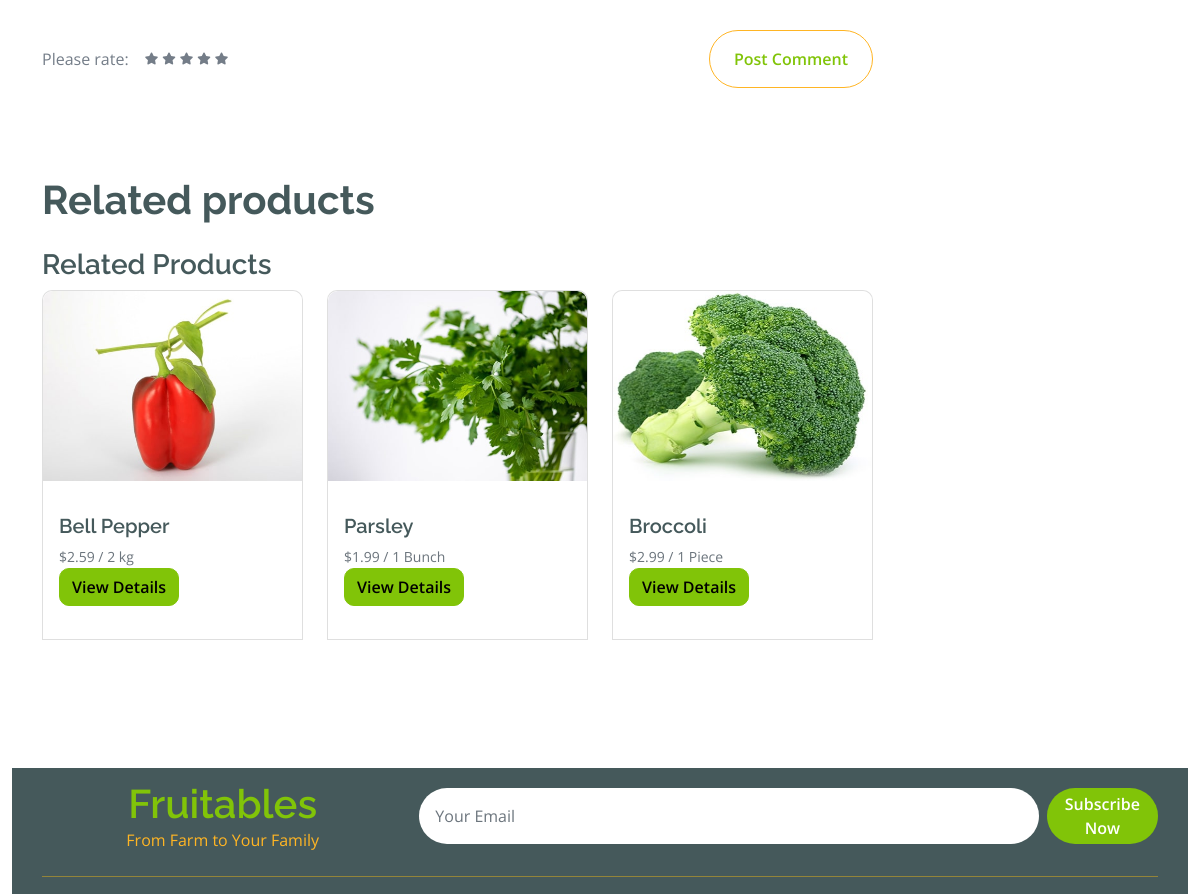
Page /product/9 (middle part) on the earlier database version.
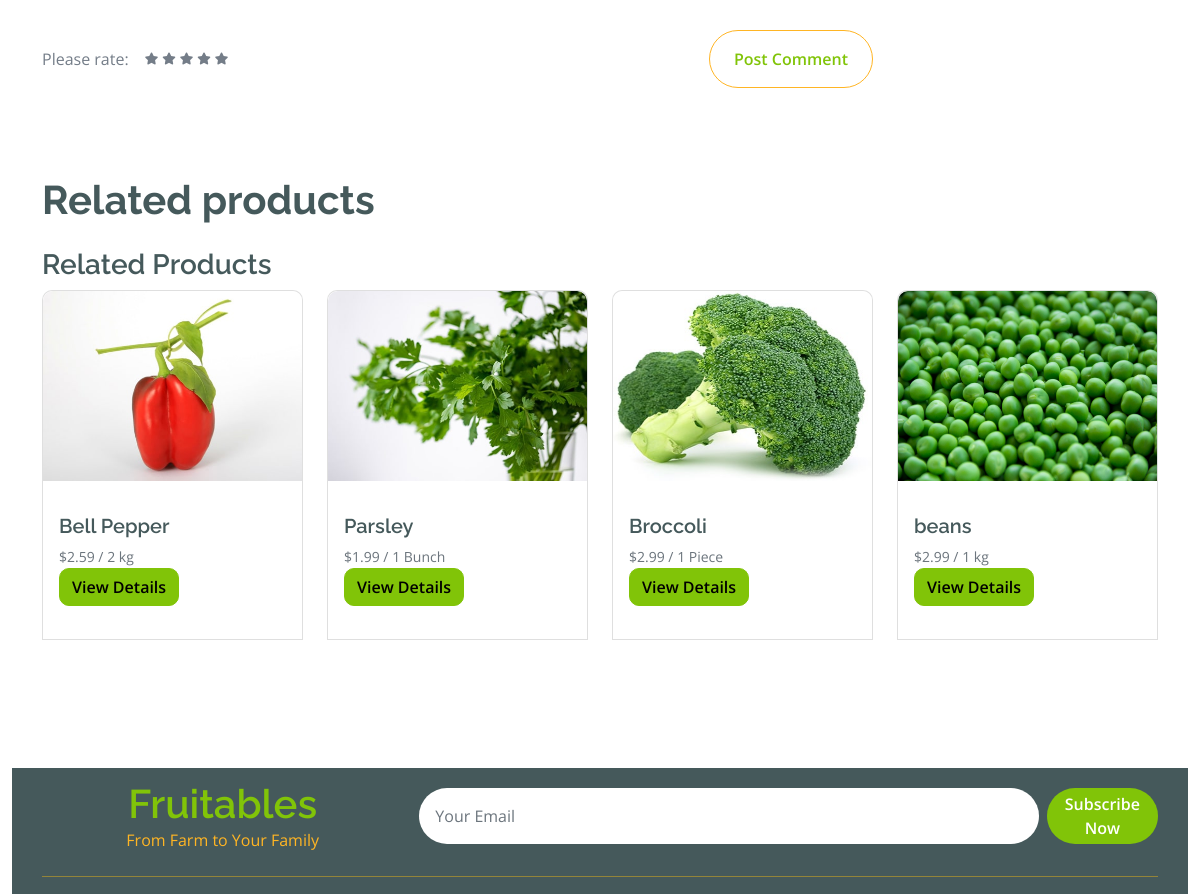
Same page on the later database version.
### myapp/models.py (models this page shows, shortened)
class Products(models.Model):
    product_id = models.AutoField(primary_key=True)
    name = models.CharField(max_length=255)
    image = models.ImageField(upload_to='products/images/')
    description = models.TextField()
    price = models.DecimalField(max_digits=10, decimal_places=2)
    category1 = models.ForeignKey(Category1, on_delete=models.SET_NULL, null=True, blank=True)
    category2 = models.ForeignKey(Category2, on_delete=models.SET_NULL, null=True, blank=True)
    weight = models.CharField(max_length=50, null=True, blank=True)  # Weight with unit (e.g., "1 kg", "1 piece")
    country = models.CharField(max_length=255, null=True, blank=True)  # Country of origin
    out_of_stock = models.BooleanField(default=False)
    created_at = models.DateTimeField(auto_now_add=True)

### myapp/views.py (the view)
# urls.py: path('product/<int:product_id>', views.product_detail, name='product-detail'),
def product_detail(request, product_id):
    product = get_object_or_404(Products, product_id=product_id)
    category = product.category1
    related_products = Products.objects.filter(category1=category).exclude(product_id=product_id)[:4]
    reviews = Testimonial.objects.filter(rating__gt=3).order_by('?')[:2]
    if request.method == 'POST':
        form = TestimonialForm(request.POST)
        if form.is_valid():
             form.save()
             messages.success(request, 'Thank you for your review! We appreciate your feedback.')
             return redirect('index')
    else:
        form = TestimonialForm()
    return render(request, 'product-detail.html', {
        'product': product,
        'related_products': related_products,
        'form': form,
        'reviews': reviews
    })

### myapp/forms.py (shortened to what this page needs)
class SubscribeForm(forms.Form):
    model = Subscriber
    email = forms.EmailField(
        widget=forms.EmailInput(attrs={
            'class': 'form-control border-0 py-3 px-3 rounded-pill',
            'placeholder': 'Your Email'
        }),
        required=True,
    )

class TestimonialForm(forms.ModelForm):
    class Meta:
        model = Testimonial
        fields = ['name', 'email', 'review', 'rating']
        widgets = {
            'name': forms.TextInput(attrs={'class': 'form-control border-0 me-4', 'placeholder': 'Your Name '}),
            'email': forms.EmailInput(attrs={'class': 'form-control border-0', 'placeholder': 'Your Email '}),
            'review': forms.Textarea(attrs={'class': 'form-control border-0', 'cols': 30, 'rows': 8, 'placeholder': 'Your Review ', 'spellcheck': 'false'}),
            'rating': forms.HiddenInput(attrs={'id': 'rating', 'value': '0'}),
        }

### myapp/context_processors.py (called while the page is built)
def global_context(request):
    return {
        'subscribe_form': SubscribeForm()
    }

### templates/product-detail.html (shortened to what this page needs)
{% extends "base.html" %}
{% load static %}
{% block content %}
<div class="container-fluid py-5 mt-5">
    <div class="container py-5">
        <div class="row g-4 mb-5">
            <div class="col-lg-9 col-xl-9">
                <div class="row g-4">
                    <form method="post" action="{% url 'product-detail' product.product_id %}">
                        <div class="row g-4">
                            <div class="col-lg-12">
                                <div class="d-flex justify-content-between py-3 mb-5">
                                    <div class="d-flex align-items-center">
                                        <p class="mb-0 me-3">Please rate:</p>
                                        <div class="d-flex align-items-center" style="font-size: 12px;">
                                            {% for i in "12345" %}
                                                <label for="star{{ i }}" class="me-1" style="cursor: pointer;">
                                                    <i class="fa fa-star" data-value="{{ i }}"></i>
                                                </label>
                                            {% endfor %}
                                        </div>
                                    </div>
                                    <button type="submit" class="btn border border-secondary text-primary rounded-pill px-4 py-3">Post Comment</button>
                                </div>
                            </div>
                        </div>
                    </form>
                </div>
            </div>
        <h1 class="fw-bold mb-0">Related products</h1>
        <div class="col-md-12">
            <h3>Related Products</h3>
            <div class="row no-gutters fruite">
                {% for related_product in related_products %}
                <div class="col-md-3 fruite-item mb-3">
                    <div class="card fruite-img" style="width: 100%; height: 350px;">
                        <img src="{{ related_product.image.url }}" class="fruite-img" alt="{{ related_product.name }}" style="width: 100%; height: 190px; overflow: hidden; flex-shrink: 0;">
                        <div class="card-body" style="height: 120px;">
                            <h5 class="card-title" style="font-size: 1.25rem; margin-top: 17px;">{{ related_product.name }}</h5>
                            <p class="card-text" style="font-size: 0.875rem; color: #6c757d; margin-bottom: 2px; height: 20px; overflow: hidden;">${{ related_product.price }} / {{ related_product.weight }}</p>
                            <a href="{% url 'product-detail' related_product.product_id %}" class="btn btn-primary">View Details</a>
                        </div>
                    </div>
                </div>
                {% empty %}
                <p>No related products available.</p>
                {% endfor %}
            </div>
        </div>
    </div>
</div>
{% endblock %}

Differences in the rows shown:
added Products: image (picture), name "beans", price "2.99", weight "1 kg"
